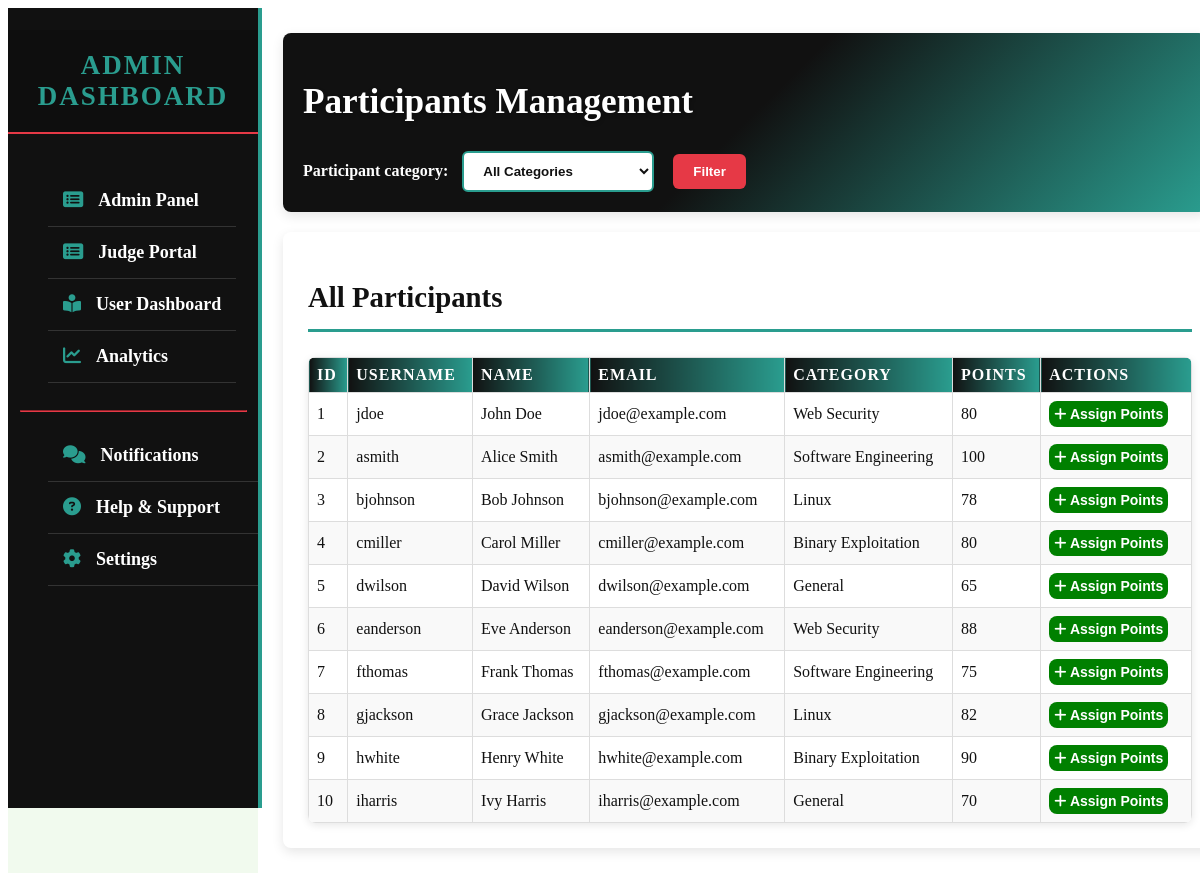
The app's page /judgesPortal.php with its own data.
### tables this page shows
CREATE TABLE `users` (
  `id` int(11) NOT NULL,
  `username` varchar(50) NOT NULL,
  `first_name` varchar(50) NOT NULL,
  `last_name` varchar(50) NOT NULL,
  `email` varchar(100) NOT NULL,
  `category` enum('Web Security','Software Engineering','Linux','Binary Exploitation','General') NOT NULL,
  `points` int(11) DEFAULT 0
);

### judgesPortal.php (the view, shortened to what this page needs)
<!DOCTYPE html>
<html lang="en">
<head>
    <link rel="stylesheet" href="https://cdnjs.cloudflare.com/ajax/libs/font-awesome/6.4.0/css/all.min.css">
    <link rel="stylesheet" href="src/css/admin.css">
</head>
<body>
    <section id="adminDash">
        <div class="leftSideNav">
            <center><h2>Admin Dashboard</h2></center>
            <div class="sideNavButtons1">
                <ul>
                    <a href="admin.php"><li><i class="fa-solid fa-rectangle-list"></i>Admin Panel</li></a>
                    <a href="judgesPortal.php"><li><i class="fa-solid fa-rectangle-list"></i>Judge Portal</li></a>
                    <a href="dashboard.php"><li><i class="fa-solid fa-book-open-reader"></i>User Dashboard</li></a>
                    <a href=""><li><i class="fa-solid fa-chart-line"></i>Analytics</li></a>
                </ul>
            </div>
            <hr>
            <div class="sideNavButtons2">
                <ul>
                    <a href=""><li><i class="fa-solid fa-comments"></i>Notifications</li></a>
                    <a href=""><li><i class="fa-solid fa-circle-question"></i>Help & Support</li></a>
                    <a href=""><li><i class="fa-solid fa-gear"></i>Settings</li></a>
                </ul>
            </div>
        </div>
        <div class="studentQueries">
    <div class="heading">
        <div class="title">
            <h1>Participants Management</h1>
        </div>
        <div class="filters">
            <form action="" method="get">
                <label for="category">Participant category: </label>
                <select name="category" id="category">
                    <option value="" selected>All Categories</option>
                </select>
                <button type="submit">Filter</button>
            </form>
        </div>
    </div>
    <div class="results">
        <h1>All Participants</h1>
        <table id="participantsTable">
            <thead>
                <tr>
                    <th>ID</th>
                    <th>Username</th>
                    <th>Name</th>
                    <th>Email</th>
                    <th>Category</th>
                    <th>Points</th>
                    <th>Actions</th>
                </tr>
            </thead>
            <tbody>
                <?php
                $conn = new mysqli('localhost', 'root', '', 'ctfroom');
                $category_filter = "";
                $sql = "SELECT id, username, first_name, last_name, email, category, points FROM users" . $category_filter;
                $result = $conn->query($sql);
                if ($result->num_rows > 0) {
                    while($user = $result->fetch_assoc()): ?>
                    <tr>
                        <td><?php echo htmlspecialchars($user['id'] ?? ''); ?></td>
                        <td><?php echo htmlspecialchars($user['username'] ?? ''); ?></td>
                        <td><?php echo htmlspecialchars(($user['first_name'] ?? '') . ' ' . ($user['last_name'] ?? '')); ?></td>
                        <td><?php echo htmlspecialchars($user['email'] ?? ''); ?></td>
                        <td><?php echo htmlspecialchars($user['category'] ?? ''); ?></td>
                        <td><?php echo htmlspecialchars($user['points'] ?? '0'); ?></td>
                        <td>
                            <button onclick="openPointsModal(<?php echo $user['id']; ?>)" class="btn btn-update">
                                <i class="fa-solid fa-plus"></i> Assign Points
                            </button>
                        </td>
                    </tr>
                    <?php endwhile;
                } else {
                    echo "<tr><td colspan='7'>No participants found</td></tr>";
                }
                ?>
            </tbody>
        </table>
    </div>
</div>
</body>
</html>

### src/css/admin.css (style rules this page uses)
:root { --power-black: #111; --power-red: #e63946; --power-green: #2a9d8f; --pure-white: #fff; --light-gray: #f1faee; }
#adminDash { display: flex; background-color: var(--light-gray); }
#adminDash .leftSideNav { position: fixed; height: 100vh; width: 300px; background-color: var(--power-black); color: var(--pure-white); font-weight: bold; font-size: 18px; border-right: 4px solid var(--power-green); }
#adminDash .leftSideNav a { text-decoration: none; color: var(--pure-white); transition: all 0.3s ease; }
#adminDash .leftSideNav h2 { color: var(--power-green); text-transform: uppercase; letter-spacing: 2px; padding: 20px 0; border-bottom: 2px solid var(--power-red); text-align: center; background-color: rgba(0, 0, 0, 0.2); }
#adminDash .leftSideNav .sideNavButtons1 { display: flex; }
#adminDash .leftSideNav .fa-solid { margin-right: 15px; color: var(--power-green); }
#adminDash .leftSideNav li { list-style-type: none; text-decoration: none; text-align: left; padding: 15px; border-bottom: 1px solid #333; transition: all 0.3s; }
#adminDash .leftSideNav hr { width: 90%; border-color: var(--power-red); }
#adminDash .studentQueries { width: 85%; padding: 25px; margin-left: 300px; margin-top: 0; background-color: var(--pure-white); color: var(--power-black); }
#adminDash .studentQueries .heading { width: 100%; padding: 20px; background: linear-gradient(135deg, var(--power-black) 0%, var(--power-black) 50%, var(--power-green) 100%); color: var(--pure-white); border-radius: 8px; margin-bottom: 20px; box-shadow: 0 4px 12px rgba(0, 0, 0, 0.1); }
#adminDash .studentQueries .heading .title { display: flex; justify-content: space-between; align-items: center; }
#adminDash .studentQueries .heading .title h1 { color: var(--pure-white); text-shadow: 0 2px 4px rgba(0, 0, 0, 0.3); font-size: 2.2rem; }
#adminDash .studentQueries .heading .filters label { font-size: 1rem; font-weight: bold; color: var(--pure-white); margin-right: 10px; }
#adminDash .studentQueries .heading .filters select { padding: 10px 15px; border-radius: 6px; border: 2px solid var(--power-green); background-color: var(--pure-white); color: var(--power-black); font-weight: bold; margin-right: 15px; }
#adminDash .studentQueries .heading .filters button[type="submit"] { padding: 10px 20px; border-radius: 6px; background-color: var(--power-red); color: var(--pure-white); font-weight: bold; border: none; transition: all 0.3s ease; }
#adminDash .studentQueries .results { width: 100%; padding: 25px; background-color: var(--pure-white); border-radius: 8px; box-shadow: 0 4px 12px rgba(0, 0, 0, 0.1); }
#adminDash .studentQueries .results h1 { color: var(--power-black); border-bottom: 3px solid var(--power-green); padding-bottom: 15px; margin-bottom: 25px; font-size: 1.8rem; }
table { width: 100%; font-size: 16px; border-collapse: separate; border-spacing: 0; margin-top: 20px; border-radius: 8px; overflow: hidden; box-shadow: 0 2px 8px rgba(0, 0, 0, 0.1); }
th, td { padding: 15px; text-align: left; border-bottom: 1px solid #ddd; }
th { background: linear-gradient(to right, var(--power-black), var(--power-green)); color: var(--pure-white); position: sticky; top: 0; font-weight: bold; text-transform: uppercase; letter-spacing: 1px; }
tr:nth-child(even) { background-color: #f8f9fa; }
tr { transition: all 0.3s ease; }
table .btn { padding: 8px 15px; color: var(--pure-white); font-size: 14px; border-radius: 6px; border: none; margin-right: 8px; transition: all 0.3s ease; font-weight: bold; cursor: pointer; min-width: 80px; text-align: center; display: inline-block; }
table .btn-update { background-color: var(--power-green); }
@media (max-width: 1200px) { #adminDash .leftSideNav { width: 250px; } }
@media (max-width: 1200px) { #adminDash .studentQueries { margin-left: 250px; } }

### judgesPortal.php (style rules this page uses)
table { width: 100%; font-size: 16px; border-collapse: collapse; margin-top: 20px; }
th, td { border: 1px solid #ddd; padding: 8px; text-align: left; }
th { background-color: black; color: white; position: sticky; top: 0; }
tr:nth-child(even) { background-color: #f9f9f9; }
tr { transition: 1s; }
table .btn { padding: 5px; color: white; font-size: 14px; border-radius: 8px; border: none; margin-right: 5px; transition: 1s; }
table .btn-update { background-color: green; }

### records on screen
users: id "1", username "jdoe", first_name+last_name "John Doe", email "jdoe@example.com", category "Web Security", points "80"
users: id "2", username "asmith", first_name+last_name "Alice Smith", email "asmith@example.com", category "Software Engineering", points "100"
users: id "3", username "bjohnson", first_name+last_name "Bob Johnson", email "bjohnson@example.com", category "Linux", points "78"
users: id "4", username "cmiller", first_name+last_name "Carol Miller", email "cmiller@example.com", category "Binary Exploitation", points "80"
users: id "5", username "dwilson", first_name+last_name "David Wilson", email "dwilson@example.com", category "General", points "65"
users: id "6", username "eanderson", first_name+last_name "Eve Anderson", email "eanderson@example.com", category "Web Security", points "88"
users: id "7", username "fthomas", first_name+last_name "Frank Thomas", email "fthomas@example.com", category "Software Engineering", points "75"
users: id "8", username "gjackson", first_name+last_name "Grace Jackson", email "gjackson@example.com", category "Linux", points "82"
users: id "9", username "hwhite", first_name+last_name "Henry White", email "hwhite@example.com", category "Binary Exploitation", points "90"
users: id "10", username "iharris", first_name+last_name "Ivy Harris", email "iharris@example.com", category "General", points "70"
